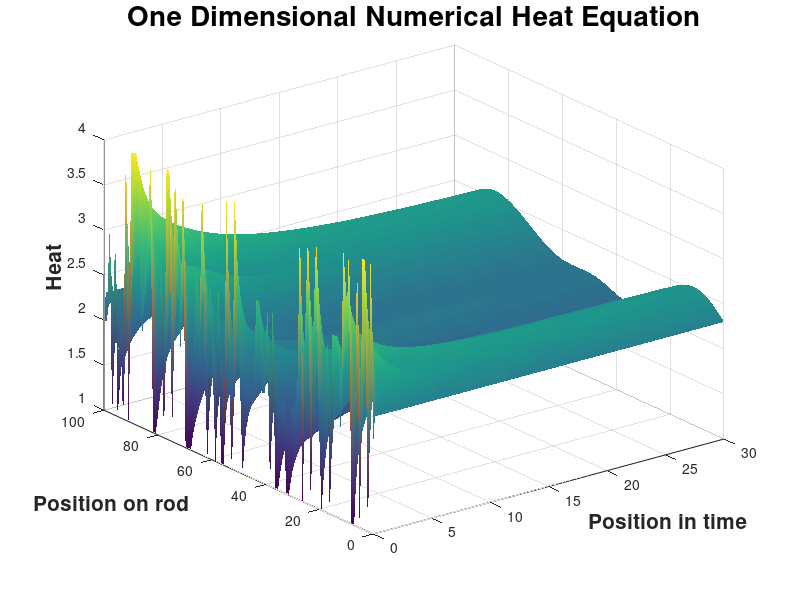

The MATLAB script that drew this image:
clear; clc; close all;

%PDE being solved :  du^2/dx^2 * const = du/dt , where u is temp
%the information given : const, u(all x, 1)

%%----------Start of editable input data
N = 100;  % # steps                            
x_max = 100; %cm                     
t_max = 30; %s                        
T0 = randi(4, 1, N); %inital distribution
T0(1) = 2;   %boundary condition
T0(N) = 2;   %boundary condition
coeff = 1;   %physical coefficient (0; 1(+-1)]                                                 
%%-----------End of editable input data


%function that calculates the second derivative at points x and t
function res = uxx(u, x, t) 
    res = (u(x+1, t) - 2*u(x, t) + u(x-1, t));
end
%function that calculates the next temperature value
function res = u_next(u, x, t0, u_t)
    res = u(x, t0) + u_t(x, t0);
end

n_t = N*2;
n_x = N;
u = zeros(n_x, n_t);
u(:, 1) = T0;
dt = t_max/n_t; %step size in t
dx = x_max/n_x; %step size in x
du_dxx = u;
du_dt = u;

coeff = dt*coeff/dx^2;

%f = figure;
%f.Visible = 'off';
%M(n_t) = struct('cdata', [], 'colormap', []);
for j = 1:n_t-1
    for i = 2:n_x-1
        du_dxx(i, j) = uxx(u, i, j); %get temp_xx value for all points on x
    end
    du_dt(:, j) = du_dxx(:, j)*coeff; %get temp_t value for all points on x
    %plot(u(:, j));
    %M(j) = getframe;
    for i = 1:n_x
        u(i, j+1) = u_next(u, i, j, du_dt); %get temp value for all points on x after dt has passed
    end
    
end
%plot(u(:, n_t));
%M(n_t) = getframe;
%f.Visible = 'on';
%movie(M);


%Remove comment to plot the surface 
t = linspace(0, t_max, n_t); 
x = linspace(0, x_max, n_x);
s = surf(t, x, u, 'EdgeColor', 'none', 'FaceColor', 'interp');
title('One Dimensional Numerical Heat Equation', 'FontSize', 20, 'FontWeight', 'bold');
ylabel('Position on rod', 'FontSize', 15, 'FontWeight', 'bold');
xlabel('Position in time', 'FontSize', 15, 'FontWeight', 'bold');
zlabel('Heat', 'FontSize', 15, 'FontWeight', 'bold');
